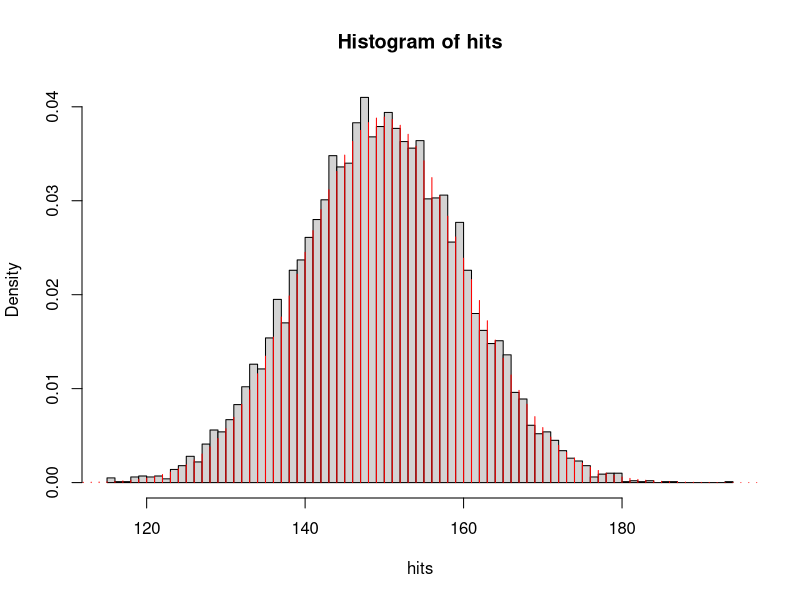
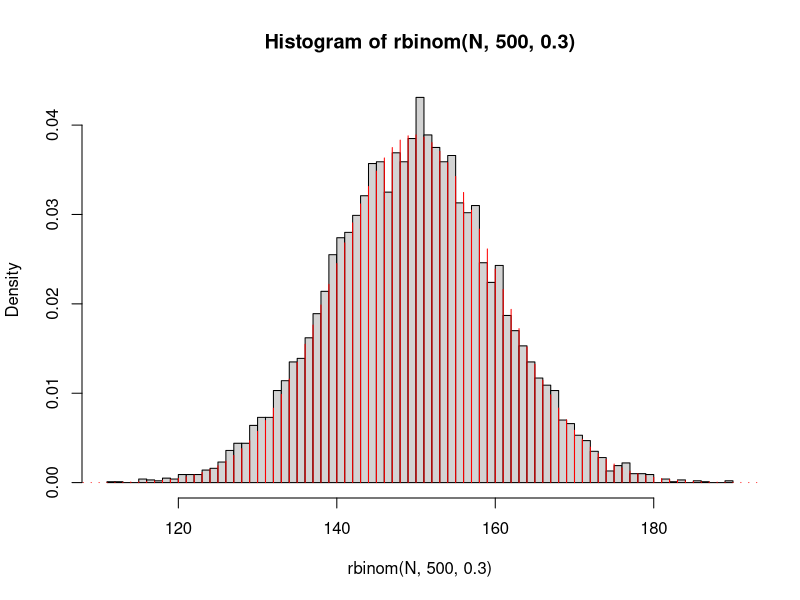

Write the R code that produced these figures, in order.
#Math E-156 Script 3P-Proof 3.R

#Topic 1 - Sample from a Bernoulli distribution
#A Bernoulli random variable for a .300 hitter
#We could use a probability vector with 10 rows, all equally likely
atBats <- c(rep("Hit", 3), rep("Out",7)); atBats
#By sampling with replacement we can simulate a season
x <- sample(atBats, 500, replace = TRUE)
mean(x == "Hit")   #the batting average in season 1
x <- sample(atBats, 500, replace = TRUE)
mean(x == "Hit")   #the batting average in season 2
x <- sample(atBats, 500, replace = TRUE)
mean(x == "Hit")   #the batting average in season 3
#A simpler way is to use the built-in binomial distribution
#A binomial random variable is the sum of n Bernoulli variables
#We can simulate an entire season with a single trial
x <- rbinom(500, 1, 0.3); mean(x) #season 1
x <- rbinom(500, 1, 0.3); mean(x)  #season 2
x <- rbinom(500, 1, 0.3); mean(x)  #season 3
#We can estimate the mean and variance of the sampling distribution
N <- 10^4; hits <- numeric(N)
for (i in 1:N) {
  hits[i] <- sum(rbinom(500, 1, 0.3))
}
hist(hits, breaks = "FD", freq = FALSE) #display probabilities
mean(hits); 150
mean(hits^2) - mean(hits)^2; 150*0.7   #population variance

#Topic 2 - Using the binomial distribution
#The built-in binomial distribution has the exact probability density function
#Use a low-level plot function to overlay it on the histogram
points(0:500, dbinom(0:500, 500, 0.3), col = "red", type = "h")

#We can use it to simulate 10000 full seasons without explicit sampling
hist(rbinom(N, 500, 0.3), breaks = "FD", freq = FALSE)
points(0:500, dbinom(0:500, 500, 0.3), col = "red", type = "h")
#From the sampling we can estimate the expectation and variance
Y <- rbinom(N, 500, 0.3); mean(Y)   #estimate of expectation
var(Y)                              #estimate of population variance


#We can also calculate the population expectation and variance directly
sum(dbinom(0:500, 500, 0.3)* 0:500); 0.3 * 500 #expected hits
sum(dbinom(0:500, 500, 0.3)* (0:500)^2) - sum(dbinom(0:500, 500, 0.3)* 0:500)^2